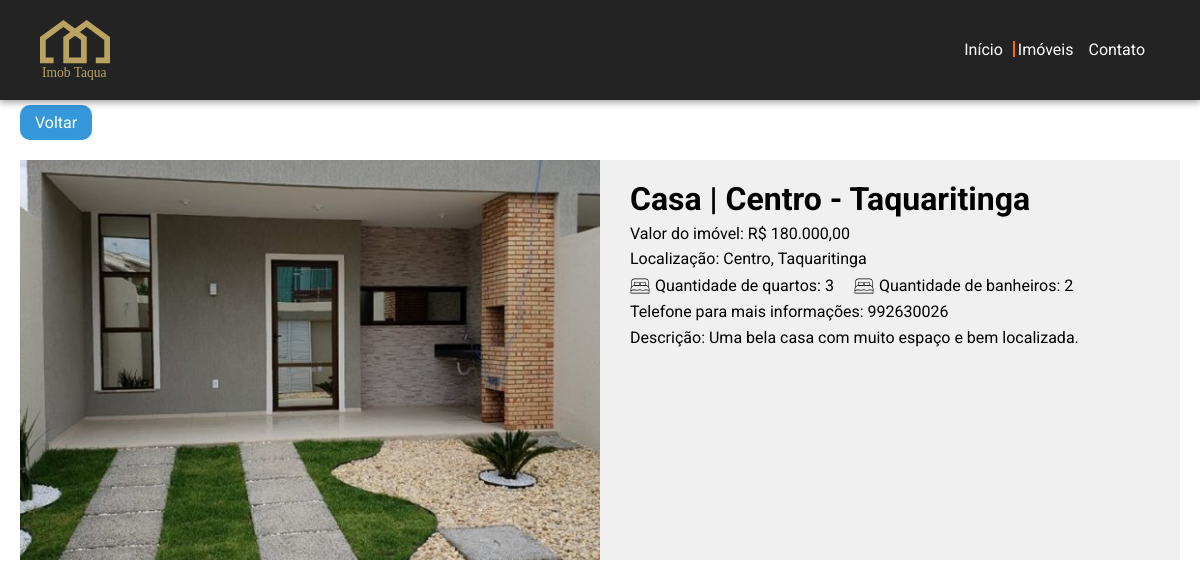
Screenshot of /html/viewPropertie.php?propertieId=107 with the database file from the repository.
### tables this page shows
CREATE TABLE `properties` (
  `id` int(11) NOT NULL,
  `title` varchar(255) NOT NULL,
  `description` varchar(255) NOT NULL,
  `price` varchar(255) NOT NULL,
  `address` varchar(255) NOT NULL,
  `city` varchar(255) NOT NULL,
  `rooms` varchar(255) NOT NULL,
  `bathroom` varchar(255) NOT NULL,
  `type_propertie` varchar(255) NOT NULL,
  `phone` varchar(255) NOT NULL,
  `srcfile` varchar(255) NOT NULL
);

### html/viewPropertie.php (the view, shortened to what this page needs)
<!DOCTYPE html>
<html lang="pt-br">
<head>
    <link rel="stylesheet" href="../css/style.css">
</head>
<body>
    <?php
        $connect = new PDO('mysql:host=localhost;dbname=pi6','root','');
        $connect->setAttribute(PDO::ATTR_ERRMODE, PDO::ERRMODE_EXCEPTION);
        $id = $_GET['propertieId'];
        $sql = "SELECT * FROM properties WHERE id=$id";
        $result = $connect->prepare($sql);
        $result->execute();
        $fetch = $result->fetchAll(PDO::FETCH_OBJ);
    ?>
    <header id="header">
    <div id="header_menu">
            <svg id="Layer_1" height="60" data-name="Layer 1" xmlns="http://www.w3.org/2000/svg" viewBox="0 0 72.29 61.94"><text class="cls-2" transform="translate(1.99 59.01)">Imob Taqua</text></svg>
            <nav id="header_menu_nav">
                <a href="index.php">
                    Início
                </a>
                <a class="header_menu_nav_activeLink" href="properties.php">
                    Imóveis
                </a>
                <a href="contact.php">
                    Contato
                </a>
            </nav>
        </div>
    </header>
    <main class="container">
        <a href="http://localhost/Projeto-Integrador-VI/html/properties.php" class="backBtn">Voltar</a>
        <div id="viewPropertie">
            <?php
                foreach($fetch as $propertie){
            ?>
            <img id="viewPropertie_img" src="<?=$propertie->srcfile?>" alt="Imagem ilustrativa">
            <div id="viewPropertie_rightContent">
                <h1 class="viewPropertie_rightContent_mb8">
                   <?=$propertie->title?>
                </h1>
                <p class="viewPropertie_rightContent_text viewPropertie_rightContent_mb8">
                   Valor do imóvel: R$ <?=$propertie->price?>,00
                </p>
                <div class="viewPropertie_rightContent_row viewPropertie_rightContent_mb8">
                    <p class="viewPropertie_rightContent_text">
                       Localização: <?=$propertie->address?>,
                    </p>
                    <p class="viewPropertie_rightContent_text">
                        <?=$propertie->city?>
                    </p>
                </div>
                <div class="viewPropertie_rightContent_column viewPropertie_rightContent_mb8">
                    <div class="viewPropertie_rightContent_row">
                        <p class="viewPropertie_rightContent_text">
                          Quantidade de quartos:  <?=$propertie->rooms?>
                        </p>
                    </div>
                    <div class="viewPropertie_rightContent_row">
                        <p class="viewPropertie_rightContent_text">
                         Quantidade de banheiros:   <?=$propertie->bathroom?>
                        </p>
                    </div>
                </div>
                <p class="viewPropertie_rightContent_text viewPropertie_rightContent_mb8">
                    Telefone para mais informações: <?=$propertie->phone?>
                </p>
                <p id="viewPropertie_rightContent_description">
                   Descrição: <?=$propertie->description?>
                </p>
            </div>
            <?php
                }
            ?>
        </div>
    </main>
</body>
</html>

### css/style.css (style rules this page uses)
* { margin:0;padding:0 }
h1,h2,h3,h4,h5,h6,a,p,span,li,i input,textarea,label,button,input::placeholder,textarea::placeholder,table { font-family:"Roboto",sans-serif !important }
a { text-decoration:none;outline:none }
.container { max-width:1300px;margin:0 auto }
@media (max-width: 1240px) { .container { margin:0 20px } }
#header { position:relative }
#header #header_menu { width:100%;display:flex;align-items:center;justify-content:space-between;background-color:#232323;box-shadow:0 1px 8px 1px rgba(0,0,0,.4);box-sizing:border-box;padding:20px 40px;top:0;position:fixed;z-index:999999 }
#header #header_menu #header_menu_nav { display:flex;transition:right .3s }
#header #header_menu #header_menu_nav a { color:#fff;display:block;font-size:1rem;font-weight:400;line-height:1;margin-right:15px;position:relative }
#header #header_menu #header_menu_nav a::after { content:"";width:2px;height:100%;display:block;background-color:#ff6c00;position:absolute;top:-1px;left:-5px;transform:scaleY(0);transition:transform .3s }
#header #header_menu #header_menu_nav a.header_menu_nav_activeLink::after { transform:scaleY(1) }

### html/viewPropertie.php (style rules this page uses)
main { position: relative; }
#viewPropertie { display: grid; grid-template-columns: 1fr 1fr; padding: 60px 0 30px 0; }
#viewPropertie_img { width: 100%; max-height: 400px; object-fit: cover; }
#viewPropertie_rightContent { background-color: #f0f0f0; padding: 20px 0 20px 30px; }
#viewPropertie_rightContent h1 { color: $primary_color; font-size: $font_title; }
#viewPropertie_rightContent_description { color: $primary_color; font-size: $font_default; }
.viewPropertie_rightContent_text { font-size: 1rem; line-height: 1; }
.viewPropertie_rightContent_column { display: flex; align-items: center; column-gap: 20px; }
.viewPropertie_rightContent_row { display: flex; align-items: center; }
.viewPropertie_rightContent_row svg { width: 20px; margin-right: 5px; }
.viewPropertie_rightContent_mb8 { margin-bottom: 8px; }
.backBtn { color: #fff; background-color: #3498db; border-radius: 10px; padding: 8px 15px; position: absolute; left: 0; top: 5px; }
.cls-1,.cls-2 { fill:#baa360; }
.cls-2 { isolation:isolate;font-size:14px;font-family:Modern-Regular, "Modern No. 20"; }

### rows the page displays
properties: srcfile (picture), title "Casa | Centro - Taquaritinga", price "180.000", address "Centro", city "Taquaritinga", rooms "3", bathroom "2", phone "992630026", description "Uma bela casa com muito espaço e bem localizada."
